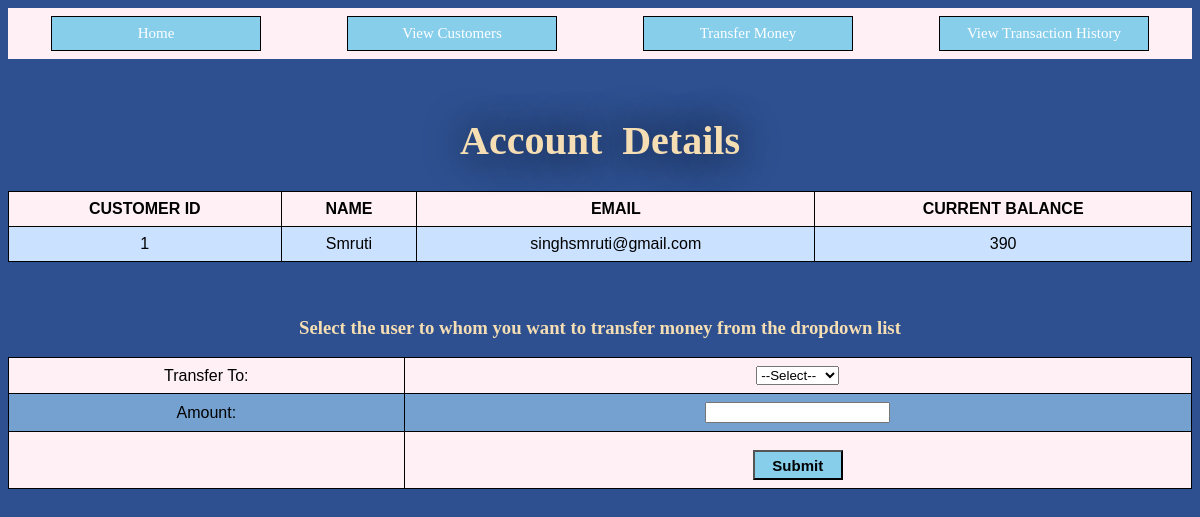
The page /transact.php?Name=Smruti on the database its author committed.
### tables this page shows
CREATE TABLE `customers` (
  `C_ID` int(11) NOT NULL,
  `Name` varchar(255) NOT NULL,
  `Email` char(255) NOT NULL,
  `Balance` int(255) NOT NULL
);

### transact.php (the view, shortened to what this page needs)
<?php
	include 'connection.php';
	if(isset($_GET['Name'])){
		$Name=$_GET['Name'];
	}
	$q="SELECT * From customers WHERE Name='$Name'";
	$result=mysqli_query($con,$q);
?>
<html>
<head>
	<link rel = "stylesheet" type = "text/css" href = "buttons.css">
</head>
<body style="background-color:#2E5090;">
	<div align="center" style="top:0px">
		<table width="1200" align="center" class = "t">
			<tr>
            <td style = "text-align:center;border:0px"><a href="index.php" target="frame"> <button class = "btn2"> Home </button></td>
			<td style = "text-align:center;border:0px"><a href="customer.php" target="frame"><button class = "btn2">View Customers</button></a></td>
			<td style = "text-align:center;border:0px"><a href="Transfermoney.php" target="frame"><button class = "btn2">Transfer Money</button></a></td>
			<td style = "text-align:center;border:0px"><a href="transactionhistory.php" target="frame"><button class = "btn2">View Transaction History</button></a></td>
			</tr>
        </table>
<br>
	<div>
		<h1 style="font-family:serif;text-align:center;color: wheat;">Account Details</h1>
		<table style="background-color:#CAE1FF;">
           <th>CUSTOMER ID</th>
           <th>NAME </th>
           <th>EMAIL</th>
		   <th>CURRENT BALANCE</th>
           <tr>
			<?php
				$row=mysqli_fetch_array($result)
			?>
			<td><?php echo  $row["C_ID"]; ?></td>
			<td><?php echo  $row["Name"]; ?></td>
			<td><?php echo  $row["Email"]; ?></td>
			<td><?php echo  $row["Balance"]; ?></td>
           </tr>
        </table>
	</div>
	<?php echo "<form method='POST' action='transaction.php?Name=$Name'>"?>
<br><br>
	<h3 style="font-family: cursive;color: wheat;">Select the user to whom you want to transfer money from the dropdown list</h3>
	<table border="0px" style="background-color:#75A1D0;">
		<tr>
		<td>Transfer To:</td>
		<td><select name="user">
			<option>--Select--</option>
            </select></td></tr>
			<tr><td>Amount:</td><td><input type="text" name="Amount"></td></tr>
			<tr><td></td><td><input type="submit" name="submit" value="Submit" align=center style="margin-top: 10px; width:6em; height:2em; font-size:15px; background-color: skyblue; font-weight: bold;"></td></tr>
	</table>
</form>
</body>
</html>

### buttons.css (style rules this page uses)
.btn2 { height:35px; width:210px; font-family: serif; background-color:skyblue; color:white; font-size:15px; border:1px solid black; }
h1 { font-family:serif; font-weight: bold; color: #67E6EC; margin-top:40px; text-align: center; font-size: 55px; text-shadow:black 0 0 40px; word-spacing: 10px; }

### transact.php (style rules this page uses)
table { font-family: sans-serif; border-collapse: collapse; width: 100%; }
h1 { font-family: sans-serif; font-size:40px; }
td, th { border: 1px solid black; text-align: center; padding: 8px; }
tr:nth-child(odd) { background-color: lavenderblush; }

### rows shown on the page
customers: C_ID "1", Name "Smruti", Email "singhsmruti@gmail.com", Balance "390"
